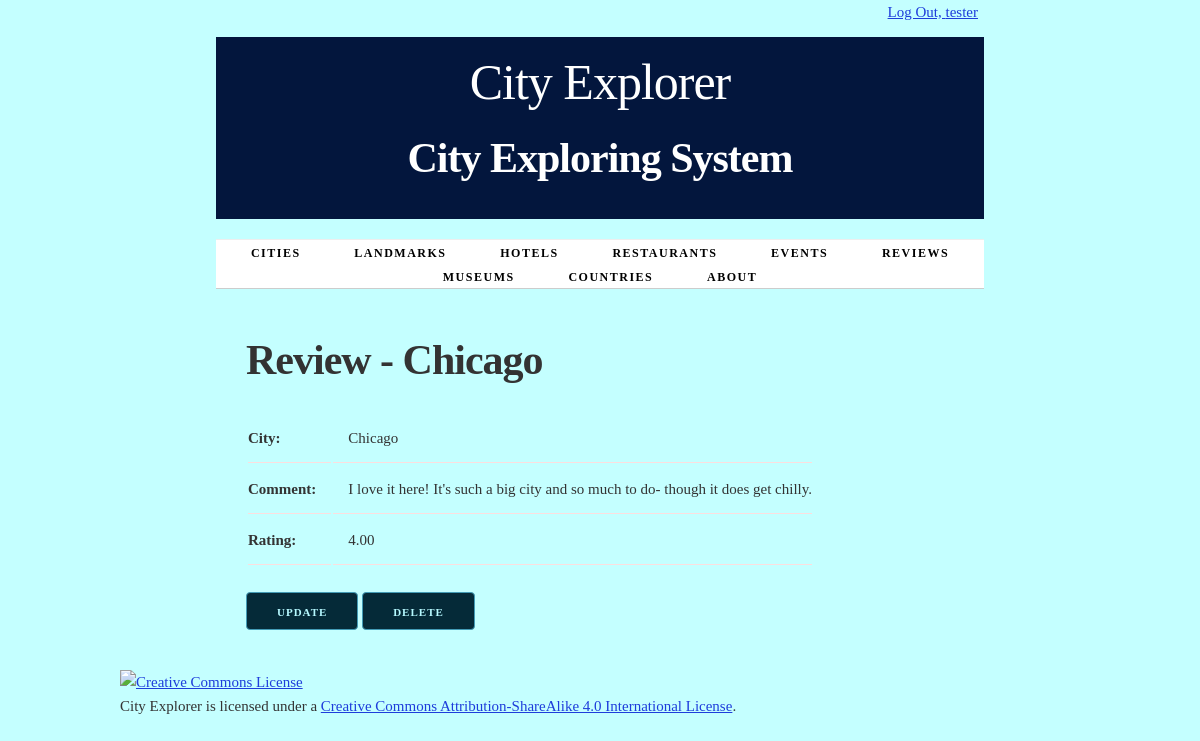
Page /review/1/ (signed in) on the committed database.
### cities/models.py (models this page shows, shortened)
class Review(models.Model):
    city = models.ForeignKey(City, on_delete=models.CASCADE)
    comment = models.TextField(blank=True)
    rating = models.DecimalField(max_digits=3, decimal_places=2)
    class Meta:
        ordering = ['id']

class City(models.Model):
    name = models.CharField(max_length=100, unique=True)
    country = models.CharField(max_length=100)
    population = models.IntegerField()
    description = models.TextField(blank=True)
    class Meta:
        verbose_name_plural = "cities"
        ordering = ['name']

### cities/views.py (the view)
class ReviewDetail(LoginRequiredMixin, PermissionRequiredMixin, View):
    permission_required = 'cities.view_review'
    permission_required = 'cities.add_review'
    permission_required = 'cities.change_review'
    permission_required = 'cities.delete_review'
    def get(self, request, review_id):
        review = get_object_or_404(Review, pk=review_id)
        return render(request, 'cities/review_detail.html', {'review': review})

### cities/templates/cities/review_detail.html (shortened to what this page needs)
{% extends 'cities/base.html' %}
{% block content %}
    <h2>Review - {{ review.city.name }}</h2>
    <section>
        <table>
            <tr>
                <th>City:</th>
                <td>{{ review.city.name }}</td>
            </tr>
            {% if review.comment %}
                <tr>
                    <th>Comment:</th>
                    <td>{{ review.comment }}</td>
                </tr>
            {% else %}
                <tr>
                    <th>Comment:</th>
                    <td><em>No comment available.</em></td>
                </tr>
            {% endif %}
            <tr>
                <th>Rating:</th>
                <td>{{ review.rating }}</td>
            </tr>
        </table>
    </section>
     <section>
     {%  if perms.cities.change_review %}
        <a href="{% url 'update-review' review.id %}"class="button button-primary">Update</a>
         {% endif %}
    {%  if perms.cities.delete_review %}
        <a href="{% url 'delete-review' review.id %}"class="button button-primary">Delete</a>
     {% endif %}
    </section>
{% endblock %}

### cities/templates/cities/base.html (shortened to what this page needs)
{% load static %}
<!DOCTYPE html>
<html lang="en">
<head>
    <link rel="stylesheet" type="text/css" href="{% static 'cities/normalize.css' %}">
    <link rel="stylesheet" type="text/css" href="{% static 'cities/skeleton.css' %}">
    <link rel="stylesheet" type="text/css" href="{% static 'cities/style.css' %}">
</head>
<div class="container">
    <div class="status row">
        <div class="offset-by-eight four columns">
            <ul class="inline">
                {% if user.is_authenticated %}
                    <li><a href="{% url 'logout_urlpattern' %}">
                        Log Out, {{ user.get_username }}</a></li>
                {% else %}
                    <li><a href="{% url 'login_urlpattern' %}">
                        Log In</a></li>
                {% endif %}
            </ul>
        </div>
    </div>
<body>
    <div class="container">
        <header class="row">
            <div class="offset-by-one ten columns">
                <h1>City Explorer</h1>
                <h2>City Exploring System</h2>
            </div>
        </header>
        <nav>
            <ul>
                {% if perms.cities.view_city %}
                <li>
                    <a href="{% url 'cities_city_list_urlpattern' %}">
                        Cities</a></li>
                {% endif %}
                {% if perms.cities.view_landmark %}
                <li>
                    <a href="{% url 'cities_landmark_list_urlpattern' %}">
                        Landmarks</a></li>
                 {% endif %}
                {% if perms.cities.view_hotel %}
                <li>
                    <a href="{% url 'cities_hotel_list_urlpattern' %}">
                        Hotels</a></li>
                {% endif %}
                {% if perms.cities.view_restaurant %}
                <li>
                    <a href="{% url 'cities_restaurant_list_urlpattern' %}">
                        Restaurants</a></li>
                {% endif %}
                {% if perms.cities.view_event %}
                <li>
                    <a href="{% url 'cities_event_list_urlpattern' %}">
                        Events</a></li>
                {% endif %}
                {% if perms.cities.view_review %}
                <li>
                    <a href="{% url 'cities_review_list_urlpattern' %}">
                        Reviews</a></li>
                {% endif %}
                {% if perms.cities.view_museum %}
                <li>
                    <a href="{% url 'cities_museum_list_urlpattern' %}">
                        Museums</a></li>
                {% endif %}
                {% if perms.cities.view_country %}
                <li>
                    <a href="{% url 'cities_country_list_urlpattern' %}">
                        Countries</a></li>
                {% endif %}
                <li>
                     <a href="{% url 'about_urlpattern' %}">
                        About</a>
                </li>
            </ul>
        </nav>
        <main>
            {% block content %}{% endblock %}
        </main>
</div>
</body>
</html>
<footer>
    <p>
        <a rel="license" href="http://creativecommons.org/licenses/by-sa/4.0/">
            <img alt="Creative Commons License" style="border-width:0"
                 src="https://i.creativecommons.org/l/by-sa/4.0/88x31.png"/>
        </a><br/>
        <span xmlns:dct="http://purl.org/dc/terms/" property="dct:title">City Explorer</span>
        is licensed under a
        <a rel="license" href="http://creativecommons.org/licenses/by-sa/4.0/">Creative Commons Attribution-ShareAlike
            4.0 International License</a>.
    </p>
</footer>
</body>
</html>

### cities/static/cities/skeleton.css (style rules this page uses)
.container { position: relative; width: 100%; max-width: 960px; margin: 0 auto; padding: 0 20px; box-sizing: border-box; }
.column, .columns { width: 100%; float: left; box-sizing: border-box; }
@media (min-width: 400px) { .container { width: 85%; padding: 0; } }
@media (min-width: 550px) { .container { width: 80%; } }
@media (min-width: 550px) { .column, .columns { margin-left: 4%; } }
@media (min-width: 550px) { .column:first-child, .columns:first-child { margin-left: 0; } }
@media (min-width: 550px) { .four.columns { width: 30.6666666667%; } }
@media (min-width: 550px) { .ten.columns { width: 82.6666666667%; } }
@media (min-width: 550px) { .offset-by-one.column, .offset-by-one.columns { margin-left: 8.66666666667%; } }
@media (min-width: 550px) { .offset-by-eight.column, .offset-by-eight.columns { margin-left: 69.3333333333%; } }
html { font-size: 62.5%; }
body { font-size: 1.5em; line-height: 1.6; font-weight: 400; font-family: "Raleway", "HelveticaNeue", "Helvetica Neue", Helvetica, Arial, sans-serif; color: #222; }
h1, h2, h3, h4, h5, h6 { margin-top: 0; margin-bottom: 2rem; font-weight: 300; }
h1 { font-size: 4.0rem; line-height: 1.2; letter-spacing: -0.1rem; }
h2 { font-size: 3.6rem; line-height: 1.25; letter-spacing: -0.1rem; }
@media (min-width: 550px) { h1 { font-size: 5.0rem; } }
@media (min-width: 550px) { h2 { font-size: 4.2rem; } }
p { margin-top: 0; }
a { color: #1e3ddb; }
.button, button, input[type="submit"], input[type="reset"], input[type="button"] { display: inline-block; height: 38px; padding: 0 30px; color: #555; text-align: center; font-size: 11px; font-weight: 600; line-height: 38px; letter-spacing: 0.1rem; text-transform: uppercase; text-decoration: none; white-space: nowrap; background-color: transparent; border-radius: 4px; border: 1px solid #bbb; cursor: pointer; box-sizing: border-box; }
.button.button-primary, button.button-primary, input[type="submit"].button-primary, input[type="reset"].button-primary, input[type="button"].button-primary { color: #b6f9ff; background-color: #052a38; border-color: #439bb6; }
ul { list-style: circle inside; }
ol, ul { padding-left: 0; margin-top: 0; }
li { margin-bottom: 1rem; }
th, td { padding: 12px 15px; text-align: left; border-bottom: 1px solid #fcdede; }
th:first-child, td:first-child { padding-left: 0; }
th:last-child, td:last-child { padding-right: 0; }
button, .button { margin-bottom: 1rem; }
pre, blockquote, dl, figure, table, p, ul, ol, form { margin-bottom: 2.5rem; }
.container:after, .row:after, .u-cf { content: ""; display: table; clear: both; }

### cities/static/cities/style.css (style rules this page uses)
html { height: 100%; background-color: #555; }
body { background-color: white; }
header h1 { display: inline-block; font-weight: normal; font-style: normal; width: 100%; margin-top: 0; padding-top: 0; }
nav { border-top: 1px solid #eee; width: 100%; border-bottom: 1px solid #eee; margin: 0 0 1em; padding: 0; }
nav ul { margin: 0; padding: 1em 0; list-style-type: none; text-align: center; }
nav ul li { display: inline; padding: 0; margin: 0 0.25em; font-weight: 600; text-transform: uppercase; text-align: center; font-size: 1rem; letter-spacing: .10rem; }
@media (min-width: 400px) { nav ul li { letter-spacing: .15rem; font-size: 1.2rem; margin: 0 0.5em; } }
@media (min-width: 550px) { nav ul li { margin: 0 0.75em; } }
nav ul li a { color: #555; text-decoration: none; background-color: transparent; cursor: pointer; }
.inline { list-style-type: none; padding: 0; margin: 0 0 -0.5em; }
.inline li { display: inline; }

### cities/templates/cities/base.html (style rules this page uses)
body { font-family: Baskerville, serif; line-height: 1.6; color: #333; background-color: #c4ffff; }
h1, h2, h3 { font-weight: 600; }
header { background-color: #03163d; padding: 1em 0; text-align: center; color: white; }
nav { background-color: #ffffff; border-bottom: 1px solid #ccc; }
nav ul { list-style-type: none; margin: 0; padding: 0; text-align: center; }
nav ul li { display: inline-block; margin: 0 10px; }
nav ul li a { color: #000000; text-decoration: none; padding: 10px 15px; border-radius: 4px; transition: background-color 0.3s ease; }
main { padding: 2em; }
.row { margin-bottom: 20px; }
.four.columns { text-align: center; }

### rows in the picture
Review: city.name "Chicago", comment "I love it here! It's such a big city and so much to do- though it does get chilly.", rating "4.00"

### other values in the picture
{{ user.get_username }} "tester"
